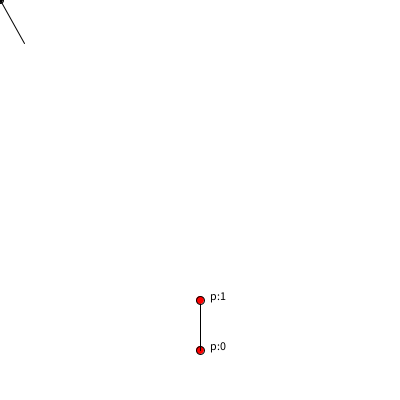
Frame 1 (no input)
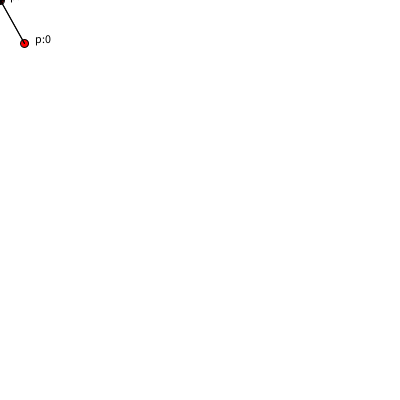
Frame 60 (the mouse pressed at the canvas centre just before this capture)
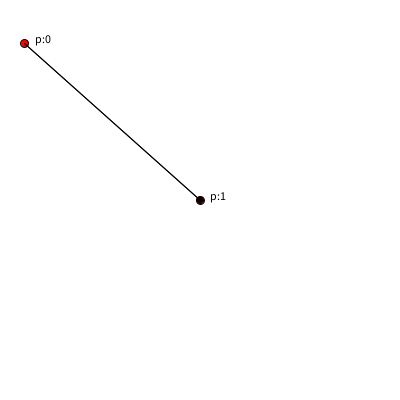
Frame 120 (the mouse held since frame 60 and released just before this capture)

The Processing sketch that drew these frames (run headless with seeded random() and noise(); from frame 60 on, the mouse is pressed at the canvas centre):

// Processing sketch: week14_6_ik_inversw_kinematics_part4
// ── week14_6_ik_inversw_kinematics_part4.pde
//week14_6_ik_inversw_kinematics_part4
// 用簡單的線段, 來解真的ID的運算
void setup(){
  size(400,400);
  for(int i=0;i<2;i++){//把頂點從下到上放好
    p[i] = new PVector(200,350-50*i);
  }
}
PVector [] p = new PVector[6]; //有個頂點
void draw(){
  background(255);
  for(int i=0;i<2;i++){//用迴圈,畫點.畫字
    if(i>0) line(p[i-1].x, p[i-1].y, p[i].x, p[i].y);
    fill(255,0,0);//紅色的圈圈
    ellipse(p[i].x,p[i].y,8,8);
    fill(0);//黑色的字
    text("p:"+i,p[i].x+10,p[i].y);//字往右邊一點
  }
  PVector now = new PVector(mouseX,mouseY); //現在的位置
  PVector v = PVector.sub(now,p[0].normalize().mult(50));//短向量
  p[1].x = p[0].x + v.x;
  p[1].y = p[0].y + v.y;
  ellipse(mouseX,mouseY,6,6);//滑鼠也有1個小點,要控制座標移動
  line(p[0].x,p[0].y,mouseX,mouseY);
}
